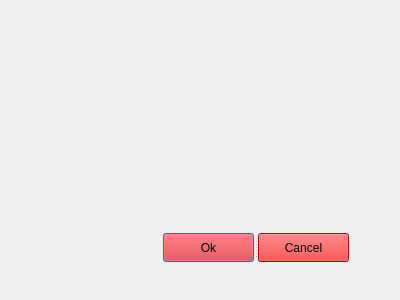
<?xml version="1.0" encoding="UTF-8"?>
<ui version="4.0">
 <class>StyleSheet</class>
 <widget class="QDialog" name="StyleSheet">
  <property name="geometry">
   <rect>
    <x>0</x>
    <y>0</y>
    <width>400</width>
    <height>300</height>
   </rect>
  </property>
  <property name="windowTitle">
   <string>Dialog</string>
  </property>
  <widget class="QSplitter" name="splitter">
   <property name="geometry">
    <rect>
     <x>163</x>
     <y>233</y>
     <width>186</width>
     <height>29</height>
    </rect>
   </property>
   <property name="orientation">
    <enum>Qt::Horizontal</enum>
   </property>
   <widget class="QPushButton" name="okButton">
    <property name="styleSheet">
     <string notr="true">color: rgb(0, 0, 0);
background-color: rgb(255, 0, 0);</string>
    </property>
    <property name="text">
     <string>Ok</string>
    </property>
   </widget>
   <widget class="QPushButton" name="cancelButton">
    <property name="toolTip">
     <string>&lt;html&gt;&lt;head/&gt;&lt;body&gt;&lt;p&gt;&lt;br/&gt;&lt;/p&gt;&lt;/body&gt;&lt;/html&gt;</string>
    </property>
    <property name="styleSheet">
     <string notr="true">color: rgb(0, 0, 0);
background-color: rgb(255, 0, 0);</string>
    </property>
    <property name="text">
     <string>Cancel</string>
    </property>
   </widget>
  </widget>
 </widget>
 <resources/>
 <connections/>
</ui>
